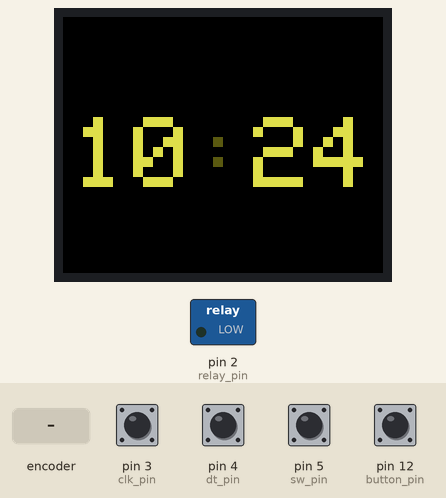
Simulated run of this sketch. Board: Arduino Uno, built with avr-gcc and run on an emulated ATmega328P. Parts: 160×128 colour display, switched loads named in the sketch (green lamp = pin HIGH). The test bench sets the inputs (shaded band); at power-on: pin 3 (clk_pin), pin 4 (dt_pin), pin 5 (sw_pin) HIGH, pin 12 (button_pin) LOW. The local clock reads 2024-03-15 10:24:30 at power-on unless the sketch sets it; the audio player accepts every command and is not drawn.

Above: at 1.7 s.
1.8 s: pin 12 (button_pin) pulled HIGH for 0.15 s
At 2.6 s:
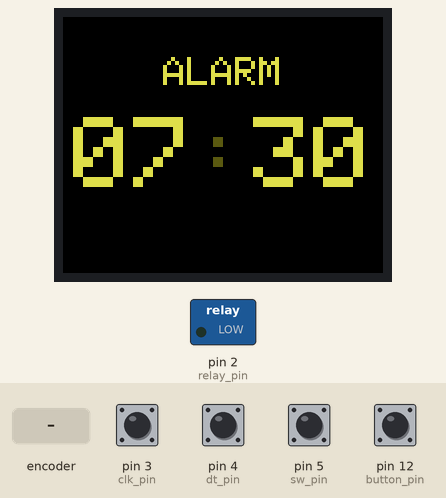
3.4 s: pin 12 (button_pin) pulled HIGH for 1 s
At 4.8 s:
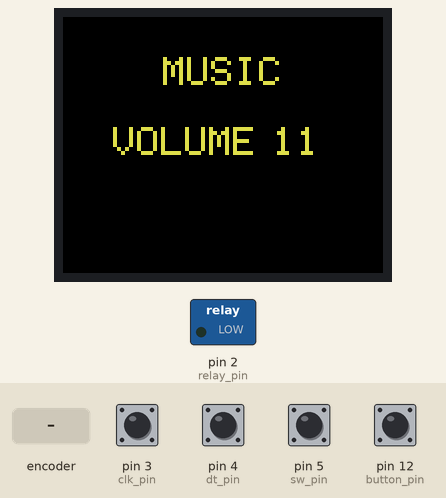
5.9 s: pin 5 (sw_pin) pulled LOW for 0.15 s
At 6.2 s:
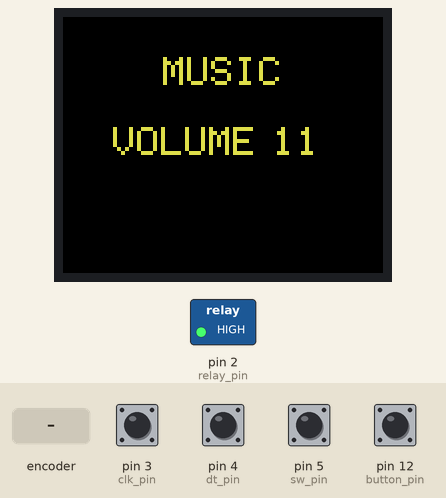
7.5 s: rotary encoder on pin 3 (clk_pin) / pin 4 (dt_pin) turned 3 steps (first pin leading)
At 8.9 s:
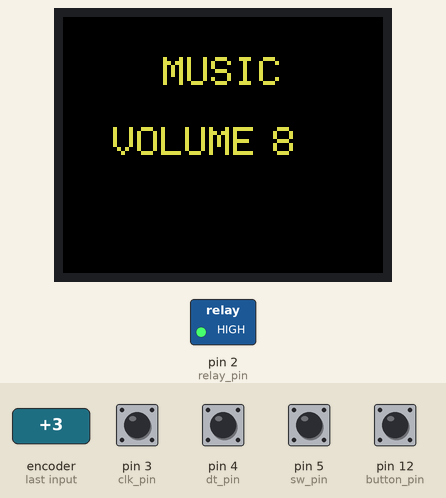
9.6 s: rotary encoder on pin 3 (clk_pin) / pin 4 (dt_pin) turned 1 step (first pin leading)
At 10.2 s:
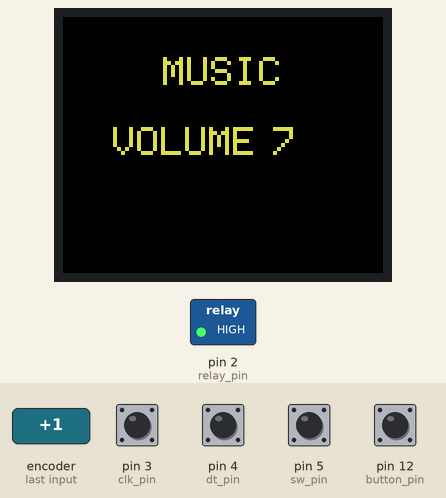
11.3 s: pin 5 (sw_pin) pulled LOW for 1 s
At 12.7 s:
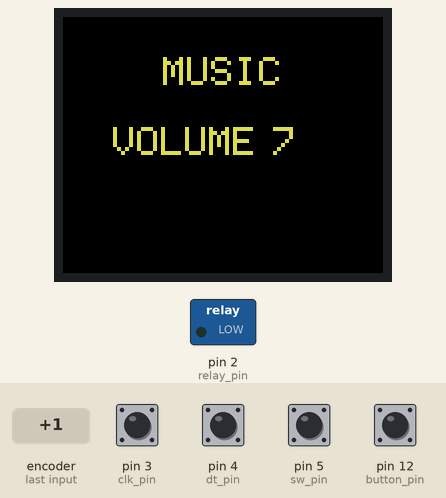
Timing chart, 0 to 14.3 s (numbered marks = the images above; inputs shaded):
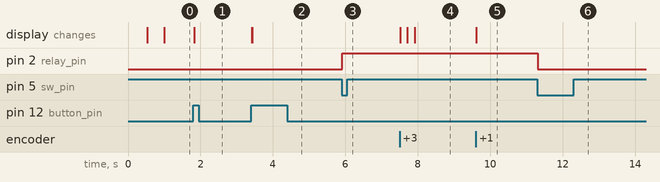

Measured:
- after the input at 1.8 s, the display: first changes at once (image 1 shows a later state)
- after the input at 3.4 s, the display: first changes at once (image 2 shows a later state)
- after the input at 5.9 s, pin 2 (relay_pin): LOW → HIGH at once
- after the input at 7.5 s, the display: first changes at once (image 4 shows a later state)
- after the input at 9.6 s, the display: changes at once (image 5)
- after the input at 11.3 s, pin 2 (relay_pin): HIGH → LOW at once

The sketch:

portal_radio.ino
```cpp
// DS3231
#include <RTClib.h>
#include <Wire.h>
RTC_DS3231 rtc;
char t[32];

// TFT
#include <TFT.h>
#include <SPI.h>
#define cs 10
#define dc 9
#define rst 8
TFT TFTscreen = TFT(cs, dc, rst);

// MP3-TF-16P V3.0
#include "Arduino.h"
#include "DFRobotDFPlayerMini.h"
#include <SoftwareSerial.h>
SoftwareSerial softSerial(/*rx =*/6, /*tx =*/7);
#define FPSerial softSerial
DFRobotDFPlayerMini myDFPlayer;

// PROJECT
#define position_hour_tens 5, 50
#define position_hour_unit 35, 50
#define position_double_points 65, 50
#define position_minute_tens 95, 50
#define position_minute_unit 125, 50

#define relay_pin 2

#define sw_pin 5
#define dt_pin 4
#define clk_pin 3

#define button_pin 12

#define tft_background_color 0, 0, 0
#define tft_text_color 222, 222, 73
#define tft_text_color_darker 88, 88, 16

#define max_volume_music 25
#define min_volume_music 1

// ---------------------------------------
char charHour[2];
char charMinute[2];
char charSecond[2];

int hour_force_hour_screen = 2;
int minute_force_hour_screen = 30;

int previous_hour_tens   = -1;
int previous_hour_unit   = -1;
int previous_minute_tens = -1;
int previous_minute_unit = -1;
int previous_seconds     = -1;
bool double_dots_darker = true;

int alarm_hour = 7;
int alarm_minute = 30;
bool alarm_active = false;
bool alarm_logo_visible = false;
bool alarm_temporary_disabled = false;
bool alarm_alarming = false;

int volume_music = 11;

int compteur_rotary = 0;
int etatPrecedentLigneSW;
int etatPrecedentLigneCLK;

bool previous_simple_button_state = false;
bool previous_rotary_button_state = false;

bool simple_button_rising = false;
bool rotary_button_rising = false;

bool temp_disable_alarm_override = false;

int clock_logo[52][2] = {
    { 0, 4 },
    { 0, 5 },
    { 0, 6 },
    { 0, 7 },
    { 1, 2 },
    { 1, 3 },
    { 1, 4 },
    { 1, 7 },
    { 1, 8 },
    { 1, 9 },
    { 2, 1 },
    { 2, 2 },
    { 2, 9 },
    { 2, 10 },
    { 3, 1 },
    { 3, 5 },
    { 3, 10 },
    { 4, 0 },
    { 4, 1 },
    { 4, 5 },
    { 4, 10 },
    { 4, 11 },
    { 5, 0 },
    { 5, 5 },
    { 5, 11 },
    { 6, 0 },
    { 6, 5 },
    { 6, 6 },
    { 6, 7 },
    { 6, 8 },
    { 6, 11 },
    { 7, 0 },
    { 7, 1 },
    { 7, 10 },
    { 7, 11 },
    { 8, 1 },
    { 8, 10 },
    { 9, 1 },
    { 9, 2 },
    { 9, 9 },
    { 9, 10 },
    { 10, 2 },
    { 10, 3 },
    { 10, 4 },
    { 10, 7 },
    { 10, 8 },
    { 10, 9 },
    { 11, 4 },
    { 11, 5 },
    { 11, 6 },
    { 11, 7 }
  };

enum { HOUR_SCREEN,
       INIT_ALARM_SCREEN,
       ALARM_SCREEN,
       INIT_MUSIC_SCREEN,
       MUSIC_SCREEN };
int main_state = HOUR_SCREEN;


bool configuring_alarm = false;

void setup() {
  Serial.begin(9600);
  // DS3231
  Wire.begin();
  rtc.begin();
  // rtc.adjust(DateTime(F(__DATE__),F(__TIME__)));     // Uncomment to set current time

  // TFT screen
  TFTscreen.begin();
  TFTscreen.background(tft_background_color);
  TFTscreen.setTextSize(5);

  // MP3 player
  FPSerial.begin(9600);
  if (!myDFPlayer.begin(FPSerial, /*isACK = */ true, /*doReset = */ true)) {  //Use serial to communicate with mp3.
    Serial.println(F("Unable to begin: Please recheck the connection or insert the SD card!"));
    while (true) {
      delay(0);  // Code to compatible with ESP8266 watch dog.
    }
  }
  myDFPlayer.volume(volume_music);

  //////////////////////////// MUSIC ////////////////////////////////////////
  pinMode(relay_pin, OUTPUT);  // Relay activation
  power_to_speaker(false);

  //////////////////////////// POTENTIOMETRE//////////////////////////////////
  pinMode(sw_pin, INPUT_PULLUP);
  pinMode(dt_pin, INPUT);
  pinMode(clk_pin, INPUT);

  etatPrecedentLigneSW = digitalRead(sw_pin);
  etatPrecedentLigneCLK = digitalRead(clk_pin);

  //////////////////////////////////////////////////////////////////////////
  pinMode(button_pin, INPUT);
}

void loop() {
  scan_buttons();
  force_hour_screen();
  if (!temp_disable_alarm_override) check_alarm();
  switch (main_state) {
    case HOUR_SCREEN:
      if (rotary_button_rising) alarm_active = !alarm_active;
      if (alarm_active  && !alarm_logo_visible) display_clock_logo(true);
      if (!alarm_active &&  alarm_logo_visible) display_clock_logo(false);
      display_current_time_tft();
      if (simple_button_rising){
        if (alarm_alarming) myDFPlayer.next();
        else{
          reset_tft();
          main_state=INIT_ALARM_SCREEN;
        }
      }
      if (alarm_alarming){
        int rotation_volume = get_button_rotation();
        if (rotation_volume!=0){
          volume_music += rotation_volume;
          if (volume_music>max_volume_music) volume_music=max_volume_music;
          if (volume_music<min_volume_music) volume_music=min_volume_music;
          myDFPlayer.volume(volume_music);
        }
      }
      break;
    case INIT_ALARM_SCREEN:
      TFTscreen.setTextSize(2);
      TFTscreen.setCursor(50,20);
      TFTscreen.stroke(tft_text_color);
      TFTscreen.println("ALARM");
      display_alarm_time(-1, false);
      main_state = ALARM_SCREEN;
      break;
    case ALARM_SCREEN:
      if (rotary_button_rising) configuring_alarm = true;
      if (configuring_alarm){
        int index_number_blink = 0;
        while (true){
          delay(1);
          scan_buttons();
          display_alarm_time(index_number_blink, false);
          int rotation = get_button_rotation();
          if (index_number_blink==0){
            alarm_hour += rotation*10;
            if      (alarm_hour<0      && rotation==-1) alarm_hour += 30;
            else if (alarm_hour/10==3  && rotation==1)  alarm_hour -= 30;
          }
          if (index_number_blink==1){
            if (alarm_hour>23) alarm_hour = 23;
            alarm_hour += rotation;
            if      (alarm_hour<0    && rotation==-1) alarm_hour += 24;
            else if (alarm_hour==24  && rotation==1)  alarm_hour -= 24;
          }
          if (index_number_blink==2){
            alarm_minute += rotation*10;
            if      (alarm_minute<0     && rotation==-1) alarm_minute += 60;
            else if (alarm_minute/10==6 && rotation==1)  alarm_minute -= 60;
          }
          if (index_number_blink==3){
            if (alarm_minute>59) alarm_minute = 59;
            alarm_minute += rotation;
            if      (alarm_minute<0    && rotation==-1) alarm_minute += 60;
            else if (alarm_minute==60  && rotation==1)  alarm_minute -= 60;
          }
          if (rotary_button_rising){
            index_number_blink++;
            display_alarm_time(-1, true);
          }
          if (index_number_blink==4){
            configuring_alarm = false;
            break;
          }
        }
      }
      if (simple_button_rising){
        reset_tft();
        main_state = INIT_MUSIC_SCREEN;
      }
      break;
    case INIT_MUSIC_SCREEN:
      TFTscreen.setTextSize(2);
      TFTscreen.stroke(tft_text_color);
      TFTscreen.setCursor(50,20);
      TFTscreen.println("MUSIC");
      TFTscreen.setCursor(25,55);
      TFTscreen.println("VOLUME");
      TFTscreen.setCursor(105,55);
      TFTscreen.println(volume_music);
      temp_disable_alarm_override = true;
      main_state = MUSIC_SCREEN;
      break;
    case MUSIC_SCREEN:
      if (rotary_button_rising){
        if (alarm_alarming){
          power_to_speaker(false);
          myDFPlayer.pause();
          alarm_alarming = false;
        }
        else if (!alarm_alarming){
          power_to_speaker(true);
          myDFPlayer.randomAll();
          alarm_alarming = true;
        }
      }
      int rotation_music = get_button_rotation();
      if (rotation_music==1){
        volume_music += 1;
        if (volume_music>max_volume_music) volume_music=max_volume_music;
        myDFPlayer.volume(volume_music);
        TFTscreen.setTextSize(2);
        TFTscreen.stroke(tft_background_color);
        TFTscreen.setCursor(105,55);
        TFTscreen.println(volume_music-1);
        TFTscreen.stroke(tft_text_color);
        TFTscreen.setCursor(105,55);
        TFTscreen.println(volume_music);
      }
      else if (rotation_music==-1){
        volume_music -= 1;
        if (volume_music<min_volume_music) volume_music=min_volume_music;
        myDFPlayer.volume(volume_music);
        TFTscreen.setTextSize(2);
        TFTscreen.stroke(tft_background_color);
        TFTscreen.setCursor(105,55);
        TFTscreen.println(volume_music+1);
        TFTscreen.stroke(tft_text_color);
        TFTscreen.setCursor(105,55);
        TFTscreen.println(volume_music);
      }
      if (simple_button_rising){
        if (!alarm_alarming){
          reset_tft();
          main_state = HOUR_SCREEN;
          temp_disable_alarm_override = false;
        }
        else{
          myDFPlayer.next();
        }
      }
      break;
  }
}


void force_hour_screen(){
  DateTime now = rtc.now();
  int hour = now.hour();
  int minute = now.minute();
  int seconds = now.second();

  if (main_state!=HOUR_SCREEN && hour==hour_force_hour_screen && minute==minute_force_hour_screen && seconds==58 && !alarm_alarming){
    reset_tft();
    main_state = HOUR_SCREEN;
  }
}

void reset_tft(){
  TFTscreen.background(tft_background_color);
  previous_hour_tens   = -1;
  previous_hour_unit   = -1;
  previous_minute_tens = -1;
  previous_minute_unit = -1;
  previous_seconds     = -1;
  alarm_logo_visible = false;
}


void check_alarm(){
  if (alarm_active){
    DateTime now = rtc.now();
    int hour = now.hour();
    int minute = now.minute();
    int seconds = now.second();

    if (alarm_hour==hour && alarm_minute==minute && seconds==58){
      power_to_speaker(true);
      myDFPlayer.randomAll();
      alarm_alarming = true;
    }
  }
  if (alarm_alarming && rotary_button_rising){
    power_to_speaker(false);
    myDFPlayer.pause();
    alarm_alarming = false;
    alarm_active = false;
  }
}


void scan_buttons(){
  bool simple_button_pressed = is_simple_button_pressed();
  bool rotary_button_pressed = is_rotary_button_pressed();

  simple_button_rising = simple_button_pressed && !previous_simple_button_state;
  rotary_button_rising = rotary_button_pressed && !previous_rotary_button_state;

  previous_simple_button_state = simple_button_pressed;
  previous_rotary_button_state = rotary_button_pressed;
}


void display_clock_logo(bool enable){
  alarm_logo_visible = enable;
  enable ? TFTscreen.stroke(tft_text_color) : TFTscreen.stroke(tft_background_color);
  for (int i = 0; i < 51; i++) {
    TFTscreen.point(10 + clock_logo[i][1], 10 + clock_logo[i][0]);
  }
}


bool is_rotary_button_pressed() {
  int etatActuelDeLaLigneSW = digitalRead(sw_pin);
  bool button_pressed = false;

  if (etatActuelDeLaLigneSW != etatPrecedentLigneSW) {
    if (etatActuelDeLaLigneSW == LOW) button_pressed = true;
    delay(10);
  }
  return button_pressed;
}

bool is_simple_button_pressed(){
  return digitalRead(button_pin);
}

int get_button_rotation() {
  int etatActuelDeLaLigneCLK = digitalRead(clk_pin);
  int etatActuelDeLaLigneDT = digitalRead(dt_pin);
  int rotation = 0;
  if (etatActuelDeLaLigneCLK != etatPrecedentLigneCLK) {
    etatPrecedentLigneCLK = etatActuelDeLaLigneCLK;
    if (etatActuelDeLaLigneCLK == LOW) {
      etatActuelDeLaLigneCLK != etatActuelDeLaLigneDT ? rotation = -1 : rotation = 1;
      delay(1);
    }
  }
  return rotation;
}


void power_to_speaker(bool power) {
  power ? digitalWrite(relay_pin, HIGH) : digitalWrite(relay_pin, LOW);
}


void display_alarm_time(int index_blink, bool force_display){
  DateTime now = rtc.now();
  int second = now.second();

  display_time_tft(alarm_hour/10, alarm_hour%10, alarm_minute/10, alarm_minute%10, second, index_blink, force_display);
}


void display_current_time_tft() {
  DateTime now = rtc.now();
  int hour = now.hour();
  int minute = now.minute();
  int second = now.second();

  display_time_tft(hour/10, hour%10, minute/10, minute%10, second, -1, false);
}


void display_time_tft(int hour_tens, int hour_unit, int minute_tens, int minute_unit, int second, int index_number_blink, bool force_display){
  TFTscreen.setTextSize(5);
  if (hour_tens != previous_hour_tens || force_display) {    //TODO alarm also
    TFTscreen.stroke(tft_background_color);
    TFTscreen.setCursor(position_hour_tens);
    TFTscreen.println(previous_hour_tens);
    TFTscreen.stroke(tft_text_color);
    TFTscreen.setCursor(position_hour_tens);
    TFTscreen.println(hour_tens);
    previous_hour_tens = hour_tens;
  }
  if (hour_unit != previous_hour_unit || force_display) {
    TFTscreen.stroke(tft_background_color);
    TFTscreen.setCursor(position_hour_unit);
    TFTscreen.println(previous_hour_unit);
    TFTscreen.stroke(tft_text_color);
    TFTscreen.setCursor(position_hour_unit);
    TFTscreen.println(hour_unit);
    previous_hour_unit = hour_unit;
  }

  if (minute_tens != previous_minute_tens || force_display) {
    TFTscreen.stroke(tft_background_color);
    TFTscreen.setCursor(position_minute_tens);
    TFTscreen.println(previous_minute_tens);
    TFTscreen.stroke(tft_text_color);
    TFTscreen.setCursor(position_minute_tens);
    TFTscreen.println(minute_tens);
    previous_minute_tens = minute_tens;
  }
  if (minute_unit != previous_minute_unit || force_display) {
    TFTscreen.stroke(tft_background_color);
    TFTscreen.setCursor(position_minute_unit);
    TFTscreen.println(previous_minute_unit);
    TFTscreen.stroke(tft_text_color);
    TFTscreen.setCursor(position_minute_unit);
    TFTscreen.println(minute_unit);
    previous_minute_unit = minute_unit;
  }

  if (second != previous_seconds) {
    second % 2 == 0 ? TFTscreen.stroke(tft_text_color) : TFTscreen.stroke(tft_text_color_darker);
    TFTscreen.setCursor(position_double_points);
    TFTscreen.println(":");
    previous_seconds = second;

    if (configuring_alarm){
      if (index_number_blink==0){
        TFTscreen.setCursor(position_hour_tens);
        TFTscreen.println(hour_tens);
      }
      if (index_number_blink==1){
        TFTscreen.setCursor(position_hour_unit);
        TFTscreen.println(hour_unit);
      }
      if (index_number_blink==2){
        TFTscreen.setCursor(position_minute_tens);
        TFTscreen.println(minute_tens);
      }
      if (index_number_blink==3){
        TFTscreen.setCursor(position_minute_unit);
        TFTscreen.println(minute_unit);
      }
    }
  }
}
```
